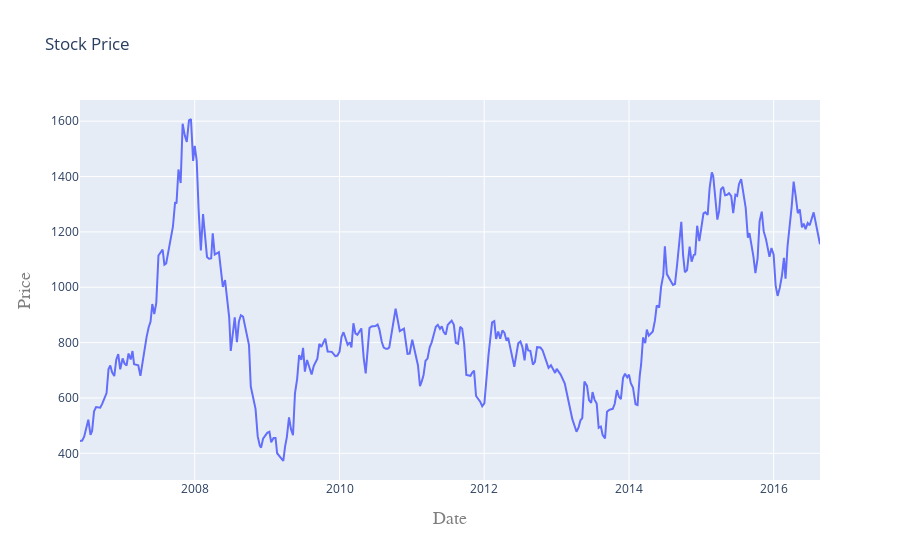

Here is the notebook cell this chart was saved with:
### Code cell
iplot(plot)

### Figure 1 — Plotly figure (JSON) as saved in the notebook; plotly's stock layout.template omitted (floating-point values rounded to 4 significant figures; data arrays with more than 128 entries replaced by an {"elided": "..."} marker saying what was removed)
{"data": [{"type": "scatter", "x": {"elided": "319 str values"}, "y": {"elided": "319 float values"}}], "layout": {"title": {"text": "Stock Price"}, "xaxis": {"title": {"font": {"color": "#7f7f7f", "family": "Courier New, monospace", "size": 18}, "text": "Date"}}, "yaxis": {"title": {"font": {"color": "#7f7f7f", "family": "Courier New,monospace", "size": 18}, "text": "Price"}}}}
